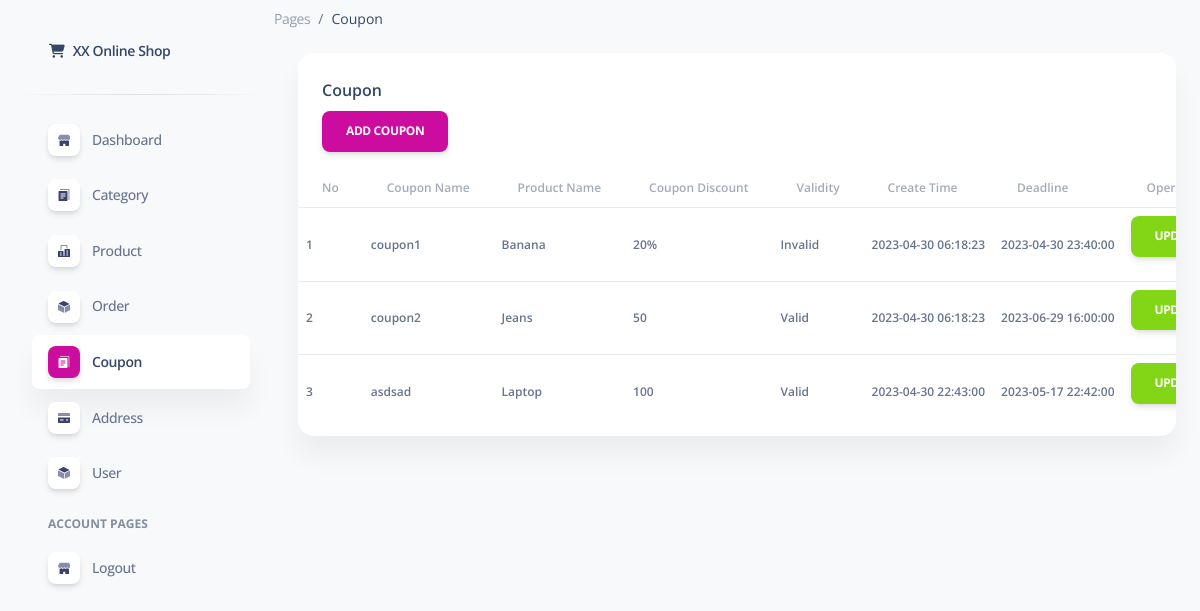
Before: /pages/coupon.php (signed in) with the older database file.
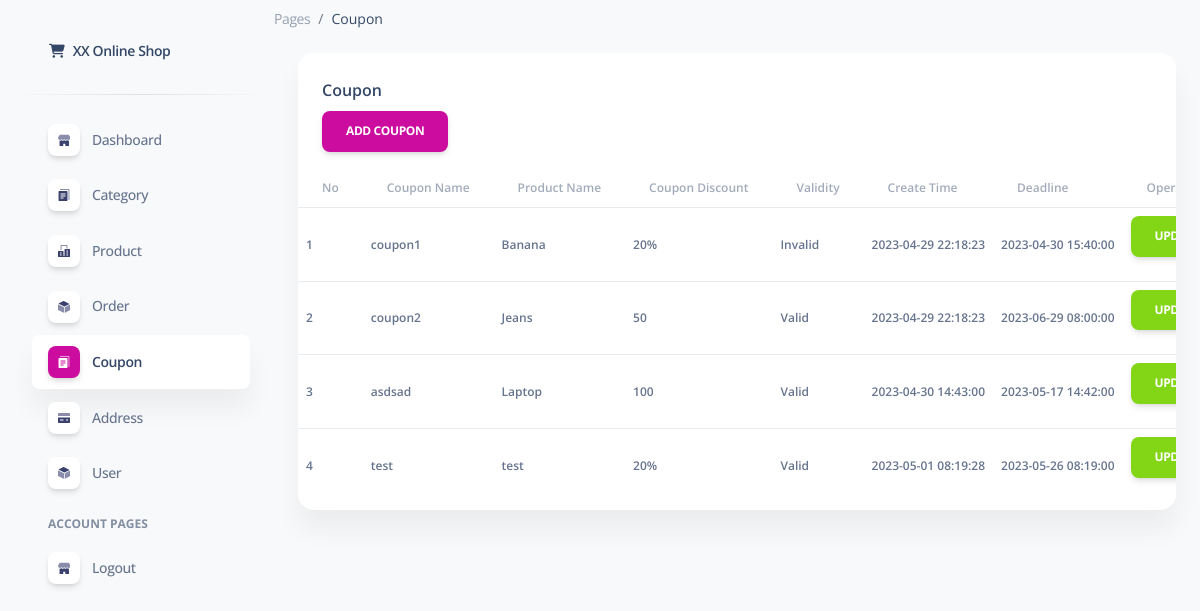
After: the same page with the newer database file.
### tables this page shows
CREATE TABLE `coupon` (
  `id_coupon` bigint(20) NOT NULL COMMENT '主键id',
  `product_name` varchar(255) DEFAULT NULL COMMENT 'product_name',
  `coupon_name` varchar(255) DEFAULT NULL COMMENT 'coupon_name',
  `discount` varchar(20) DEFAULT NULL COMMENT '打几折/减多少',
  `is_valid` tinyint(1) NOT NULL DEFAULT 0,
  `deadline` timestamp NULL DEFAULT current_timestamp(),
  `create_time` timestamp NULL DEFAULT current_timestamp() COMMENT '创建时间',
  `id_creator` bigint(20) NOT NULL DEFAULT 0,
  `is_delete` tinyint(1) NOT NULL DEFAULT 0 COMMENT '是否删除',
  `delete_time` timestamp NULL DEFAULT NULL COMMENT '删除时间'
);

### pages/coupon.php (the view, shortened to what the changed rows need)
<!DOCTYPE html>
<html lang="en">
<head>
  <link href="assets/css/nucleo-icons.css" rel="stylesheet" />
  <link href="assets/css/nucleo-svg.css" rel="stylesheet" />
  <link href="assets/css/nucleo-svg.css" rel="stylesheet" />
  <link id="pagestyle" href="assets/css/soft-ui-dashboard.css?v=1.0.3" rel="stylesheet" />
</head>
<body class="g-sidenav-show  bg-gray-100">
  <main class="main-content position-relative max-height-vh-100 h-100 mt-1 border-radius-lg ">
    <div class="container-fluid py-4">
      <div class="row">
        <div class="col-12">
          <div class="card mb-4">
            <div class="card-body px-0 pt-0 pb-2">
              <div class="table-responsive p-0">
                <table class="table align-items-center mb-0">
                  <thead>
                    <tr class="text-xs font-weight-bold opacity-6">
                      <th>No</th>
                      <th class="align-middle text-left">Coupon Name</th>
                      <th class="align-middle text-left">Product Name</th>
                      <th class="align-middle text-left">Coupon Discount</th>
                      <th class="align-middle text-left">Validity</th>
                      <th class="align-middle text-left">Create Time</th>
                      <th class="align-middle text-left">Deadline</th>
                      <th class="align-middle text-left">Operation</th>
                    </tr>
                  </thead>
                  <tbody>
                    <?php
                    include "connect_db.php";
                    $qry_coupon = mysqli_query($conn, "SELECT id_coupon, coupon_name, product_name, discount, is_valid, create_time, deadline FROM coupon WHERE is_delete = 0");
                    $no = 0;
                    while ($data_coupon = mysqli_fetch_array($qry_coupon)) {
                      $no++;
                      ?>
                      <tr class="text-xs font-weight-bold">
                        <td class="align-middle text-left">
                          <?= $no ?>
                        </td>
                        <td class="align-middle text-left">
                          <?= $data_coupon['coupon_name'] ?>
                        </td>
                        <td class="align-middle text-left">
                          <?= $data_coupon['product_name'] ?>
                        </td>
                        <td class="align-middle text-left">
                          <?= $data_coupon['discount'] ?>
                        </td>
                        <td class="align-middle text-left">
                          <?= $data_coupon['is_valid'] ? 'Valid' : 'Invalid' ?>
                        </td>
                        <td class="align-middle text-left">
                          <?= $data_coupon['create_time'] ?>
                        </td>
                        <td class="align-middle text-left">
                          <?= $data_coupon['deadline'] ?>
                        </td>
                        <td class="text-xs font-weight-bold">
                          <a class="btn btn-success"
                            href="update_coupon.php?id_coupon=<?= $data_coupon['id_coupon'] ?>">Update</a>
                        </td>
                      </tr>
                      <?php
                    }
                    ?>
                  </tbody>
                </table>
              </div>
            </div>
          </div>
        </div>
      </div>
</body>
</html>

Changed rows visible on the page:
changed coupon "coupon1": create_time "2023-04-30 06:18:23" → "2023-04-29 22:18:23"; deadline "2023-04-30 23:40:00" → "2023-04-30 15:40:00"
changed coupon "coupon2": create_time "2023-04-30 06:18:23" → "2023-04-29 22:18:23"; deadline "2023-06-29 16:00:00" → "2023-06-29 08:00:00"
changed coupon "asdsad": create_time "2023-04-30 22:43:00" → "2023-04-30 14:43:00"; deadline "2023-05-17 22:42:00" → "2023-05-17 14:42:00"
added coupon: coupon_name "test", product_name "test", discount "20%", is_valid "Valid", create_time "2023-05-01 08:19:28", deadline "2023-05-26 08:19:00"
